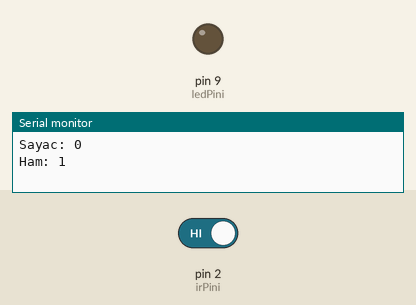
This sketch was run on a simulated Arduino Uno, built with avr-gcc and run on an emulated ATmega328P. On the bench: output pins drawn as LEDs (lit = HIGH), the last lines printed to the serial monitor. The inputs (shaded band) are chosen by the test bench; at power-on: pin 2 (irPini) HIGH.

Above: at 1.2 s.
1.3 s: pin 2 (irPini) driven LOW
At 1.6 s:
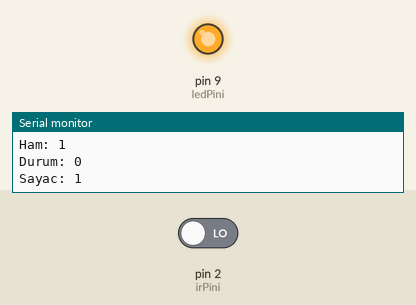
2.8 s: pin 2 (irPini) driven HIGH
At 4.0 s:
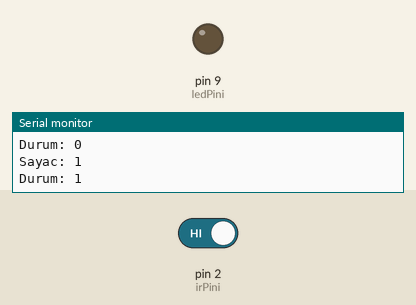
Timing chart, 0 to 5.8 s (numbered marks = the images above; inputs shaded):
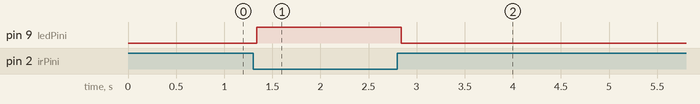

Measured:
- after the input at 1.3 s, pin 9 (ledPini): LOW → HIGH at once
- after the input at 2.8 s, pin 9 (ledPini): HIGH → LOW at once

The sketch:

p13_gecis_sayaci.ino
```cpp
const byte irPini = 2;
const byte ledPini = 9;
const int engelDegeri = LOW;
const int sayacSiniri = 999;
const unsigned long beklemeMs = 40;
const unsigned long haberlesmeHizi = 9600;
int sayac = 0;
int sonHam;
int kararli;
unsigned long degisimZamani = 0;

void setup() {
  pinMode(irPini, INPUT);
  pinMode(ledPini, OUTPUT);
  sonHam = digitalRead(irPini);
  kararli = sonHam;
  Serial.begin(haberlesmeHizi);
  Serial.println("Sayac: 0");
  Serial.print("Ham: ");
  Serial.println(sonHam);
}

void loop() {
  int ham = digitalRead(irPini);
  unsigned long simdi = millis();
  if (ham != sonHam) {
    degisimZamani = simdi;
    sonHam = ham;
  }
  if (simdi - degisimZamani >= beklemeMs && ham != kararli) {
    kararli = ham;
    Serial.print("Durum: ");
    Serial.println(kararli);
    if (kararli == engelDegeri) {
      if (sayac < sayacSiniri) sayac++;
      Serial.print("Sayac: ");
      Serial.println(sayac);
    }
  }
  if (kararli == engelDegeri) {
    digitalWrite(ledPini, HIGH);
  } else {
    digitalWrite(ledPini, LOW);
  }
}
```
